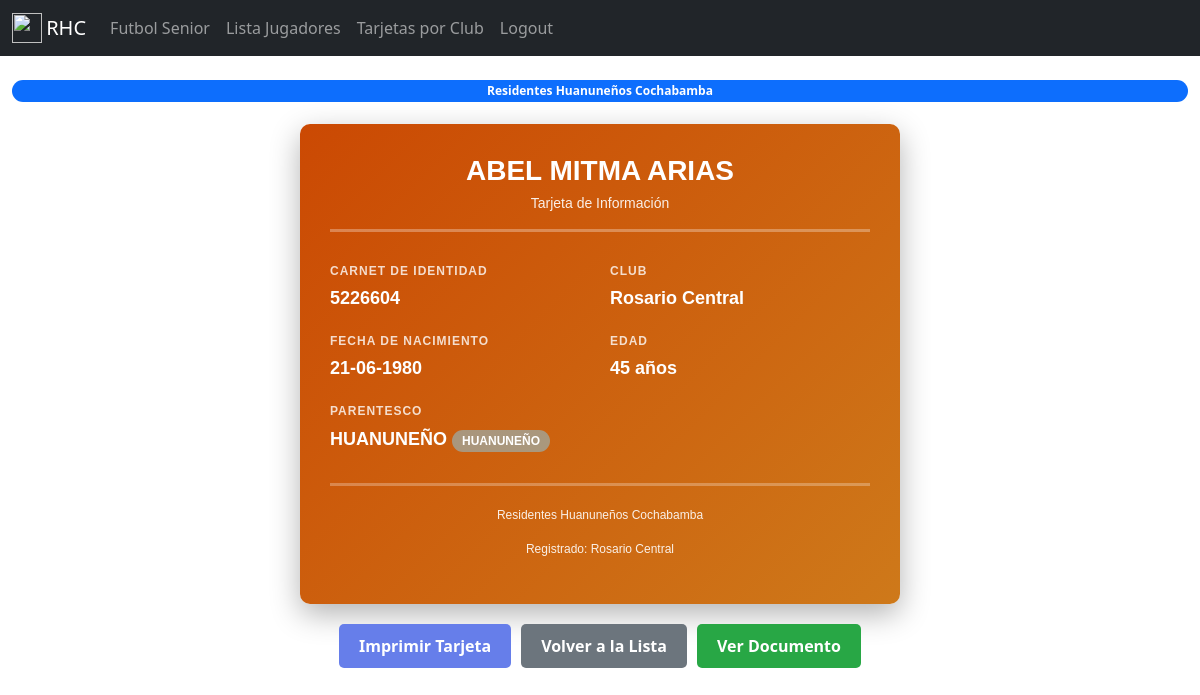
Page /player_card/56 (signed in) on the committed database.
### tables this page shows
CREATE TABLE "player" (
	"register"	TEXT,
	"name"	TEXT,
	"last"	TEXT,
	"ci"	TEXT,
	"fechanacimiento"	TEXT,
	"parentesco"	TEXT,
	"notas"	TEXT,
	"club"	TEXT,
	"gestion"	TEXT DEFAULT 2025
);

### app.py (the view)
@app.route("/player_card/<int:player_id>")
@login_required
def player_card(player_id):
    with sqlite3.connect("rhc_database.db") as con:
        con.row_factory = dict_factory
        cur = con.cursor()
        cur.execute("SELECT * FROM player WHERE rowid = ?", [player_id])
        player = cur.fetchone()
    if not player:
        flash("Player not found")
        return redirect(url_for("list_player"))
    fecha_nac = (
        player["fechanacimiento"].replace("/", "-")
        if player["fechanacimiento"].find("/") != -1
        else player["fechanacimiento"]
    )
    player["fechanacimiento"] = fecha_nac
    player["edad"] = calculate_age(fecha_nac)
    name_pdf = (
        player["name"].replace(" ", "_").lower()
        + "_"
        + player["last"].replace(" ", "_").lower()
    )
    new_name_pdf = name_pdf.replace("ñ", "n")
    url_pdf = "static/resources/" + player["club"].lower() + "/" + new_name_pdf + ".pdf"
    player["imagen"] = url_pdf
    return render_template("player_card.html", player=player)

### app.py (called while the page is built)
@login_manager.user_loader
def load_user(user_id):
    with sqlite3.connect("rhc_database.db") as con:
        con.row_factory = dict_factory
        cur = con.cursor()
        cur.execute("SELECT * FROM users WHERE id = ?", [user_id])
        user_data = cur.fetchone()
        if user_data:
            return User(user_data["id"], user_data["username"], user_data["password"])
    return None

def calculate_age(birthdate):
    day, month, year = map(int, birthdate.split("-"))
    today = datetime.date.today()
    age = today.year - year - ((today.month, today.day) < (month, day))
    return age

@app.teardown_appcontext
def close_connection(exception):
    db = getattr(g, "_database", None)
    if db is not None:
        db.close()

def dict_factory(cursor, row):
    d = {}
    for idx, col in enumerate(cursor.description):
        d[col[0]] = row[idx]
    return d

### templates/player_card.html (shortened to what this page needs)
{% extends "base.html" %}
{% block content %}
<div class="container">
    <div class="player-card">
        <div class="card-header">
            <h1>{{ player.name }} {{ player.last }}</h1>
            <p>Tarjeta de Información</p>
        </div>
        <div class="card-body">
            <div class="info-section">
                <span class="info-label">Carnet de Identidad</span>
                <span class="info-value">{{ player.ci }}</span>
            </div>
            <div class="info-section">
                <span class="info-label">Club</span>
                <span class="info-value">{{ player.club }}</span>
            </div>
            <div class="info-section">
                <span class="info-label">Fecha de Nacimiento</span>
                <span class="info-value">{{ player.fechanacimiento }}</span>
            </div>
            <div class="info-section">
                <span class="info-label">Edad</span>
                <span class="info-value">{{ player.edad }} años</span>
            </div>
            <div class="info-section">
                <span class="info-label">Parentesco</span>
                <span class="info-value">
                    {{ player.parentesco }}
                    <span class="badge parentesco-badge">{{ player.parentesco }}</span>
                </span>
            </div>
        </div>
        <div class="card-footer">
            <p>Residentes Huanuneños Cochabamba</p>
            <p>Registrado: {{ player.club }}</p>
        </div>
    </div>
    <div class="actions no-print">
        <button class="btn btn-print" onclick="window.print()">Imprimir Tarjeta</button>
        <a href="{{ url_for('list_player') }}" class="btn btn-back">Volver a la Lista</a>
        {% if player.imagen %}
        <a href="{{ player.imagen }}" target="_blank" class="btn btn-view-doc">Ver Documento</a>
        {% endif %}
    </div>
</div>
{% endblock %}

### templates/player_card.html (style rules this page uses)
.player-card { background: linear-gradient(135deg, #cb4903 0%, #ce791a 100%); max-width: 600px; margin: 20px auto; border-radius: 10px; box-shadow: 0 10px 30px rgba(0,0,0,0.3); padding: 30px; color: white; font-family: 'Arial', sans-serif; }
.card-header { text-align: center; margin-bottom: 30px; border-bottom: 3px solid rgba(255,255,255,0.3); padding-bottom: 15px; }
.card-header h1 { margin: 0; font-size: 28px; font-weight: bold; text-transform: uppercase; }
.card-header p { margin: 5px 0 0 0; font-size: 14px; opacity: 0.9; }
.card-body { display: grid; grid-template-columns: 1fr 1fr; gap: 20px; }
.info-section { display: flex; flex-direction: column; }
.info-label { font-size: 12px; text-transform: uppercase; font-weight: bold; opacity: 0.8; margin-bottom: 5px; letter-spacing: 1px; }
.info-value { font-size: 18px; font-weight: bold; word-break: break-word; }
.card-footer { margin-top: 30px; padding-top: 20px; border-top: 3px solid rgba(255,255,255,0.3); text-align: center; font-size: 12px; opacity: 0.9; }
.actions { display: flex; gap: 10px; justify-content: center; margin-top: 20px; no-print: true; }
.btn { padding: 10px 20px; border: none; border-radius: 5px; cursor: pointer; font-weight: bold; text-decoration: none; display: inline-block; }
.btn-print { background-color: #667eea; color: white; }
.btn-back { background-color: #6c757d; color: white; }
.btn-view-doc { background-color: #28a745; color: white; }
.badge { display: inline-block; padding: 5px 10px; background-color: rgba(255,255,255,0.3); border-radius: 20px; font-size: 12px; font-weight: bold; margin-top: 5px; }
.parentesco-badge { background-color: rgba(135,206,235,0.5); }

### rows in the picture
player: name "ABEL", last "MITMA ARIAS", ci "5226604", club "Rosario Central", fechanacimiento "21-06-1980", parentesco "HUANUNEÑO"

### other values in the picture
{{ player.edad }} "45"
